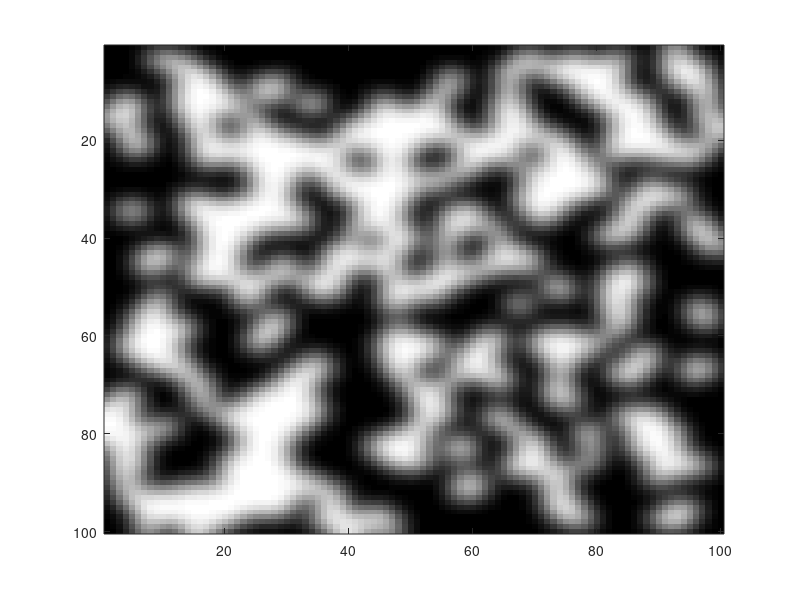

MATLAB code for this plot:
numPx = 100;

mask = rand(numPx,numPx) > 0.5;

maskIn = mask;
while 1
    maskOut = bwmorph(maskIn,"majority");

    if any(maskIn(:)-maskOut(:))
        maskIn = maskOut;
    else
        break
    end %if
end
imwrite(maskOut,'E:\Publish\Lipid_Binary_Phase_Segmentizer\toydata_binary_mask.tif')

%convolve with gaussian
img = imgaussfilt(double(maskOut),2);
figure; imagesc(img); colormap("gray")

imwrite(img,'E:\Publish\Lipid_Binary_Phase_Segmentizer\toydata_blurred.tif')
